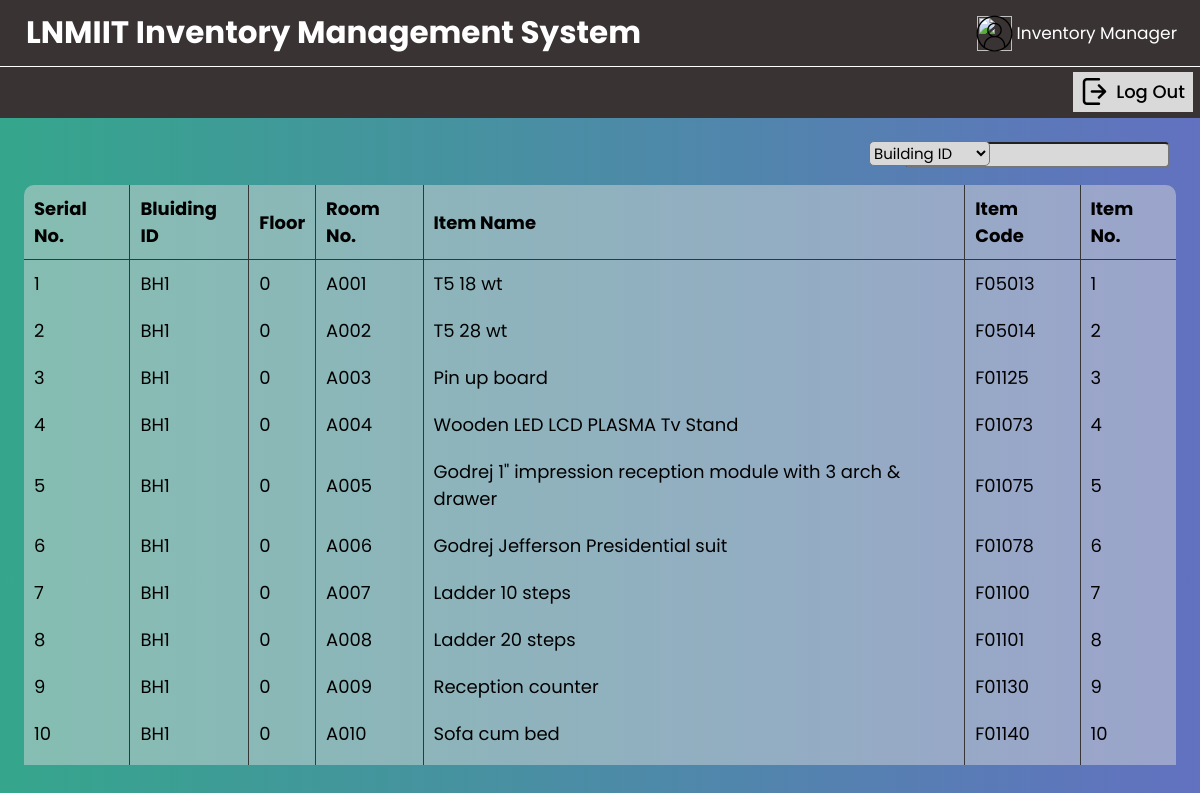
/inventory-manager/inventory/ (signed in), run on the app's committed database.
### myapp/models.py (models this page shows)
class Inventory(models.Model):
    BuildingID = models.CharField(max_length=8)
    Floor = models.PositiveIntegerField()
    Room = models.CharField(max_length=8)
    ItemCode = models.ForeignKey(Item, on_delete=models.DO_NOTHING)
    ItemNumber = models.BigAutoField(primary_key=True)

class Item(models.Model):
    Name = models.CharField(max_length=128)
    ItemCode = models.CharField(max_length=16, primary_key=True)
    Quantity = models.PositiveIntegerField(default=0)

### IM/views.py (the view, shortened to what this page needs)
# urls.py: path('', views.inventory_manager, name='inventory-manager'),
@login_required(login_url='login')
def inventory(request):
    if getRole(request) == "IM":
        inventory = Inventory.objects.all()
        q = request.GET.get('q') if request.GET.get('q') is not None else ''
        print(q)
        return render(request, 'IM-inventory.html', {'inventory': inventory})
    else:
        return redirect('login')

### IM/views.py (called while the page is built)
def getRole(request):
    return Profile.objects.get(Owner=request.user).Role

### templates/IM-inventory.html (shortened to what this page needs)
{% load static %}
<!DOCTYPE html>
<html>
<head>
    <link rel="stylesheet" href="{% static 'css/global.css' %}"/>
    <link rel="stylesheet" href="{% static 'css/IM-inventory.css' %}"/>
</head>
<body>
<div class="invman-invloc-div">
    <div class="rectangle-div"></div>
    <div class="user-det-div">
        <div class="inventory-manager-div">Inventory Manager</div>
        <div class="user-div">
            <img class="login-1-icon" alt="" src="{% static 'img/login.png' %}"/>
        </div>
    </div>
    <b class="lnmiit-inventory-management-sy">LNMIIT Inventory Management System</b>
    <div class="line-div"></div>
    <button class="logout-button" id="logOutButton">
        <div class="rectangle-div6"></div>
        <div class="log-out-div">Log Out</div>
        <img class="logout-1-icon" alt="" src="{% static 'img/logout.png' %}"/>
    </button>
    <div class="scroll">
        <table>
            <tr>
                <th>Serial No.</th>
                <th>Bluiding ID</th>
                <th>Floor</th>
                <th>Room No.</th>
                <th>Item Name</th>
                <th>Item Code</th>
                <th>Item No.</th>
            </tr>
            {% for inventory_obj in inventory %}
                <tr>
                    <td></td>
                    <td>{{ inventory_obj.BuildingID }}</td>
                    <td>{{ inventory_obj.Floor }}</td>
                    <td>{{ inventory_obj.Room }}</td>
                    <td>{{ inventory_obj.ItemCode.Name }}</td>
                    <td>{{ inventory_obj.ItemCode.ItemCode }}</td>
                    <td>{{ inventory_obj.ItemNumber }}</td>
                </tr>
            {% endfor %}
        </table>
    </div>
    <div class="form">
        <form method="GET" class="search" action="{% url 'IM-inventory' %}?">
            <div class="search">
                <input class="Search-box" type="search" placeholder="Search" required name="q" maxlength="128">
            </div>
            <div class="dropdown">
                <select class="options" name="option" id="lang">
                    <option value="BuildingID">Building ID</option>
                </select>
            </div>
        </form>
    </div>
</div>
</body>
</html>

### static/css/global.css (style rules this page uses)
:root { --font-poppins: Poppins; --font-inter: Inter; --font-size-sm: 17px; --font-size-base: 18px; --font-size-lg: 28px; --font-size-xl: 31px; --font-size-2xl: 32px; --font-size-3xl: 40px; --font-size-4xl: 65px; --color-white: #fff; --color-black: #000; --color-gray-100: #d9d9d9; --color-gray-200: #393333; --color-cyan: #4deaff; --padding-md: 10px; --br-xs: 7px; --br-sm: 11px; --br-md: 21px; --br-lg: 23px; }

### static/css/IM-inventory.css (style rules this page uses)
body { margin: 0; background: linear-gradient(to right, #35a68c 0%, #6271c0 100%); line-height: normal; overflow: hidden; }
.rectangle-div, .rectangle-div1 { position: absolute; top: 0; background-color: var(--color-gray-200); width: 100%; height: 118px; }
.inventory-manager-div { position: absolute; top: 11px; right: 0; display: inline-block; }
.login-1-icon, .user-det-div, .user-div { position: absolute; top: 0; width: 49px; height: 49px; }
.login-1-icon { right: 0; object-fit: cover; }
.user-det-div, .user-div { right: 158px; }
.user-det-div { top: 9px; right: 23px; width: 207px; }
.lnmiit-inventory-management-sy { position: absolute; top: 9px; left: 26px; font-size: var(--font-size-xl); display: inline-block; }
.line-div { position: absolute; top: 65.5px; border-top: 1px solid var(--color-white); box-sizing: border-box; width: 100%; height: 1px; }
.rectangle-div6 { position: absolute; top: 0; right: 0; background-color: var(--color-gray-100); width: 120px; height: 40px; }
.log-out-div { position: absolute; top: 6px; right: 8px; font-size: var(--font-size-base); font-weight: 500; font-family: var(--font-poppins); color: var(--color-black); text-align: center; display: inline-block; }
.logout-1-icon { position: absolute; top: 6px; right: 85px; width: 27px; height: 27px; object-fit: cover; }
.logout-button { cursor: pointer; border: 0; padding: 0; background-color: transparent; position: absolute; top: 72px; right: 7px; width: 120px; height: 40px; }
.invman-invloc-div { position: relative; width: 100%; text-align: left; font-size: var(--font-size-sm); color: var(--color-white); font-family: var(--font-poppins); }
.form { position: absolute; top: 140px; right: 0px; }
.Search-box { border-radius: 5px; background-color: #d9d9d9; font-family: var(--font-poppins); }
.options { border-radius: 5px; background-color: #d9d9d9; font-family: var(--font-poppins); font-size: 15px; }
.search { position: absolute; top: 0px; right: 15px; }
.dropdown { position: absolute; top: 0px; right: 195px; }
table { margin-left: auto; margin-right: auto; border-collapse: collapse; width: 96%; font-size: 18px; color: black; counter-reset: Serial; }
tr { background-color: rgba(217, 217, 217, 0.49); }
th, td { text-align: left; padding: 10px; }
tr > th { border-bottom: 1px solid #363636; }
tr > th:last-child { border-right: none; }
th { border-right: 1px solid #363636; }
th:first-child { border-top-left-radius: 10px; }
th:last-child { border-top-right-radius: 10px; }
tr td { border-right: 1px solid #363636; }
tr td:last-child { border-right: none; }
tr td:first-child:before { counter-increment: Serial; content: "" counter(Serial); }
.scroll { position: relative; top: 185px; height: 580px; overflow-y: auto; }

### data on the page
Inventory: BuildingID "BH1", Floor "0", Room "A001", ItemCode.Name "T5 18 wt", ItemCode.ItemCode "F05013", ItemNumber "1"
Inventory: BuildingID "BH1", Floor "0", Room "A002", ItemCode.Name "T5 28 wt", ItemCode.ItemCode "F05014", ItemNumber "2"
Inventory: BuildingID "BH1", Floor "0", Room "A003", ItemCode.Name "Pin up board", ItemCode.ItemCode "F01125", ItemNumber "3"
Inventory: BuildingID "BH1", Floor "0", Room "A004", ItemCode.Name "Wooden LED LCD PLASMA Tv Stand", ItemCode.ItemCode "F01073", ItemNumber "4"
Inventory: BuildingID "BH1", Floor "0", Room "A005", ItemCode.Name "Godrej 1\" impression reception module with 3 arch & drawer", ItemCode.ItemCode "F01075", ItemNumber "5"
Inventory: BuildingID "BH1", Floor "0", Room "A006", ItemCode.Name "Godrej Jefferson Presidential suit", ItemCode.ItemCode "F01078", ItemNumber "6"
Inventory: BuildingID "BH1", Floor "0", Room "A007", ItemCode.Name "Ladder 10 steps", ItemCode.ItemCode "F01100", ItemNumber "7"
Inventory: BuildingID "BH1", Floor "0", Room "A008", ItemCode.Name "Ladder 20 steps", ItemCode.ItemCode "F01101", ItemNumber "8"
Inventory: BuildingID "BH1", Floor "0", Room "A009", ItemCode.Name "Reception counter", ItemCode.ItemCode "F01130", ItemNumber "9"
Inventory: BuildingID "BH1", Floor "0", Room "A010", ItemCode.Name "Sofa cum bed", ItemCode.ItemCode "F01140", ItemNumber "10"
